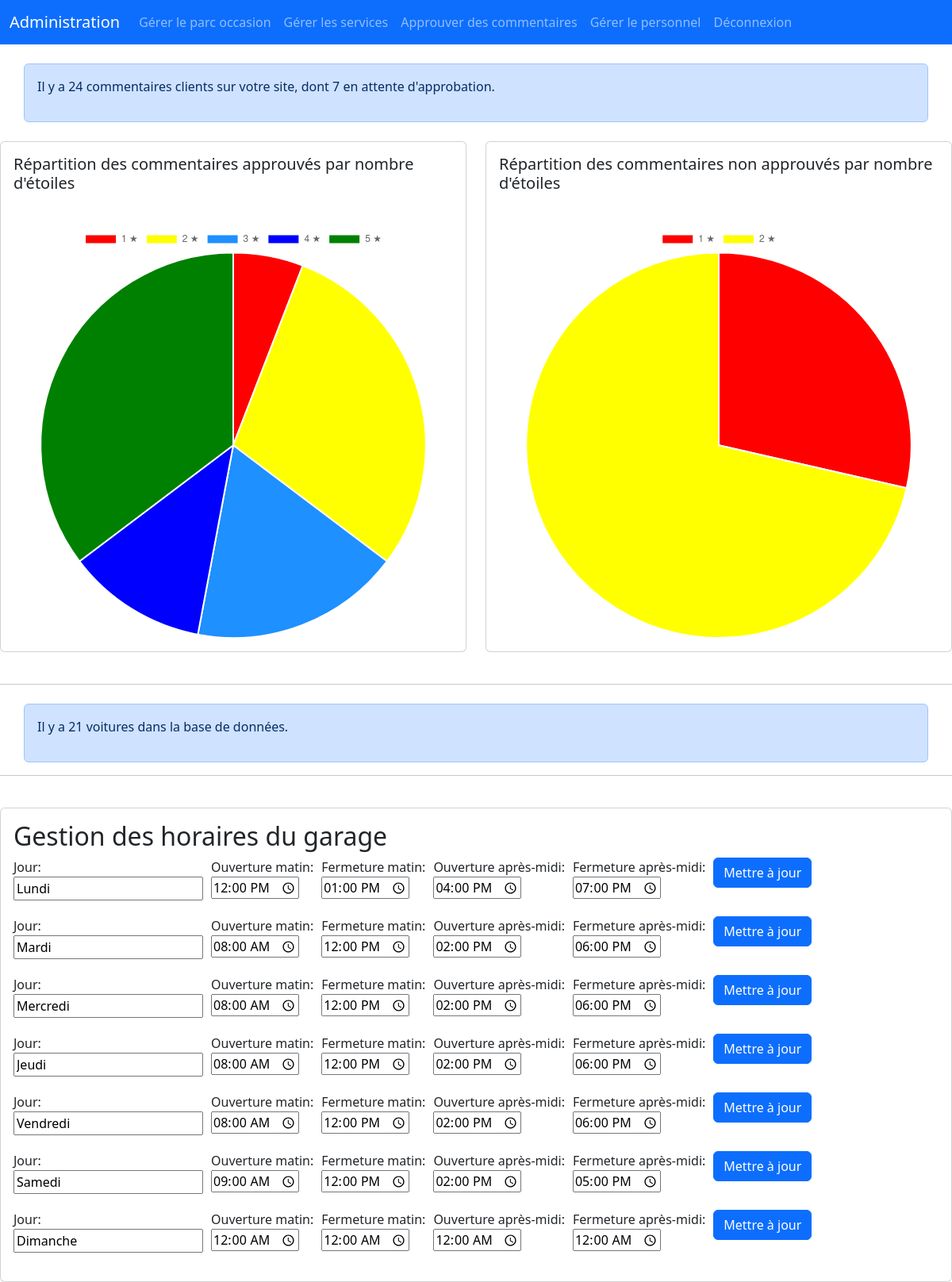
Screenshot of /admin/admin.php (signed in) with the database file from the repository.
### tables this page shows
CREATE TABLE `Horaires` (
  `id` int(11) NOT NULL,
  `jour` enum('Lundi','Mardi','Mercredi','Jeudi','Vendredi','Samedi','Dimanche') NOT NULL,
  `ouverture_matin` time NOT NULL,
  `fermeture_matin` time NOT NULL,
  `ouverture_apresmidi` time NOT NULL,
  `fermeture_apresmidi` time NOT NULL
);

### apps/opening/admin.php (the view, shortened to what this page needs)
<?php
$servername = "localhost";
$username = "root";
$password = "root";
$dbname = "gparrot";
try {
    $conn = new PDO("mysql:host=$servername;dbname=$dbname", $username, $password);
    $conn->setAttribute(PDO::ATTR_ERRMODE, PDO::ERRMODE_EXCEPTION);
    $stmt = $conn->prepare("SELECT * FROM Horaires");
    $stmt->execute();
    $horaires = $stmt->fetchAll();
} catch(PDOException $e) {
    echo "Erreur : " . $e->getMessage();
}
?>
<!DOCTYPE html>
<html>
<head>
</head>
<body>
<h2>Gestion des horaires du garage</h2>
<?php foreach ($horaires as $horaire): ?>
<form method="post" action="<?php echo $_SERVER['PHP_SELF'];?>">
    <div>
        <label for="jour">Jour:</label><br>
        <input type="text" id="jour" name="jour" value="<?php echo $horaire['jour']; ?>" readonly>
    </div>
    <div>
        <label for="ouverture_matin">Ouverture matin:</label><br>
        <input type="time" id="ouverture_matin" name="ouverture_matin" value="<?php echo $horaire['ouverture_matin']; ?>">
    </div>
    <div>
        <label for="fermeture_matin">Fermeture matin:</label><br>
        <input type="time" id="fermeture_matin" name="fermeture_matin" value="<?php echo $horaire['fermeture_matin']; ?>">
    </div>
    <div>
        <label for="ouverture_apresmidi">Ouverture après-midi:</label><br>
        <input type="time" id="ouverture_apresmidi" name="ouverture_apresmidi" value="<?php echo $horaire['ouverture_apresmidi']; ?>">
    </div>
    <div>
        <label for="fermeture_apresmidi">Fermeture après-midi:</label><br>
        <input type="time" id="fermeture_apresmidi" name="fermeture_apresmidi" value="<?php echo $horaire['fermeture_apresmidi']; ?>">
    </div>
    <div>
        <input type="submit" value="Mettre à jour" class="btn btn-primary">
    </div>
</form>
<?php endforeach; ?>
</body>
</html>

### apps/opening/admin.php (style rules this page uses)
form { display: flex; flex-wrap: wrap; margin-bottom: 20px; }
form div { margin-right: 10px; }

### rows the page displays
horaires: jour "Lundi", ouverture_matin "12:00:00", fermeture_matin "13:00:00", ouverture_apresmidi "16:00:00", fermeture_apresmidi "19:00:00"
horaires: jour "Mardi", ouverture_matin "08:00:00", fermeture_matin "12:00:00", ouverture_apresmidi "14:00:00", fermeture_apresmidi "18:00:00"
horaires: jour "Mercredi", ouverture_matin "08:00:00", fermeture_matin "12:00:00", ouverture_apresmidi "14:00:00", fermeture_apresmidi "18:00:00"
horaires: jour "Jeudi", ouverture_matin "08:00:00", fermeture_matin "12:00:00", ouverture_apresmidi "14:00:00", fermeture_apresmidi "18:00:00"
horaires: jour "Vendredi", ouverture_matin "08:00:00", fermeture_matin "12:00:00", ouverture_apresmidi "14:00:00", fermeture_apresmidi "18:00:00"
horaires: jour "Samedi", ouverture_matin "09:00:00", fermeture_matin "12:00:00", ouverture_apresmidi "14:00:00", fermeture_apresmidi "17:00:00"
horaires: jour "Dimanche", ouverture_matin "00:00:00", fermeture_matin "00:00:00", ouverture_apresmidi "00:00:00", fermeture_apresmidi "00:00:00"

### other values shown
$totalComments "24"
$pendingComments "7"
$totalCars "21"
chart data {{ json_encode($dataApproved) }} [1,5,3,2,6]
